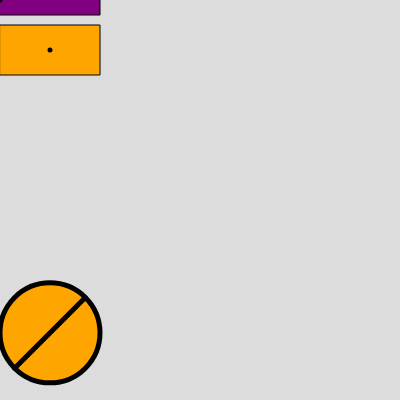
Frame 1 (no input)
Frame 60 (no input): identical to frame 1, image omitted
Frame 120 (the mouse pressed at the canvas centre since frame 60): identical to frame 1, image omitted

The p5.js sketch that drew this single still picture (run headless with seeded random() and noise() and a simulated clock; from frame 60 on, the mouse is pressed at the canvas centre):

// p5.js sketch
// ── sketch.js
function setup() {
  createCanvas(400, 400);
  rectMode(CENTER);
  angleMode(DEGREES);
}

function draw() {
  background(220);
  strokeWeight(1);
  fill("orange");
  // translate(100,100);
  //degree, radians

  rect(50, 50, 100, 50);
  //--> 50+100, 50+100;
  fill("purple");
  rect(0,0,200,30);
  strokeWeight(5);
  point(0,0);
  point(50,50);
  //per cambiare ancor point uso la traslazione
  translate(50,50);
  rotate(45);
  fill("orange");
  circle(200,200,100);

  line(200,150,200,250);
}
